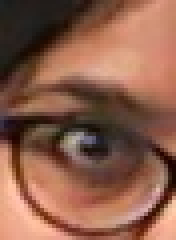
#> input picture Picture 00.jpg, 44 x 60 px, given in place of the camera (shown 4 times larger)
$ python 09_test.py
#> lines starting #> are read from the running program, lines starting #| are printed output that depends on the picture; after the words box and inside, x2 and y2 are one past the last pixel; in counts of white or black regions, pixels touching at a corner belong together

import cv2
import numpy as np
cap = cv2.VideoCapture(0)

while True:
    _, frame = cap.read()
#> frame is the input picture: shape (60, 44, 3); mean B, G, R 74.7, 93.6, 138.9
    hsv = cv2.cvtColor(frame,cv2.COLOR_BGR2HSV)
#> hsv: shape (60, 44, 3); mean H, S, V 11.6, 121.3, 139

    #hsv hue saturation Value (or Brightness)
    lower_range = np.array([130,50,50])
    upper_range = np.array([180,200,150])

    mask = cv2.inRange(hsv,lower_range,upper_range)
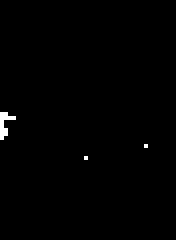
#> mask: shape (60, 44) (shown 4 times larger); 0.57% white in thin lines or dots, all inside (x1, y1, x2, y2) = (0, 28, 37, 40)
    res = cv2.bitwise_and(frame,frame,mask = mask)

    kernel = np.ones((5,5),np.uint8)
    erosion = cv2.erode(mask,kernel,iterations = 1)
#> erosion: shape (60, 44); every value is 0
    dilation = cv2.dilate(mask,kernel,iterations = 1)
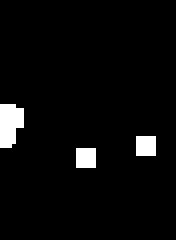
#> dilation: shape (60, 44) (shown 4 times larger); 3.9% white; 3 white regions, box (x1, y1, x2, y2) and area: (0, 26, 6, 37) 53, (34, 34, 39, 39) 25, (19, 37, 24, 42) 25

    opening = cv2.morphologyEx(mask, cv2.MORPH_OPEN,kernel)
    closing = cv2.morphologyEx(mask, cv2.MORPH_CLOSE, kernel)
#> closing: shape (60, 44); 0.64% white; 3 white regions (3 under 20 px)


    cv2.imshow('frame',frame)
    cv2.imshow('res',res)
  # cv2.imshow('mask',mask)
    cv2.imshow('erosion',erosion)
    cv2.imshow('dilation',dilation)
    cv2.imshow('opening',opening)
    cv2.imshow('closing',closing)

    k = cv2.waitKey(5) & 0xFF
#> (key Esc is pressed here)
    if k == 27:

        break

#> (the run stopped early here; a loop or call above may not have finished)
